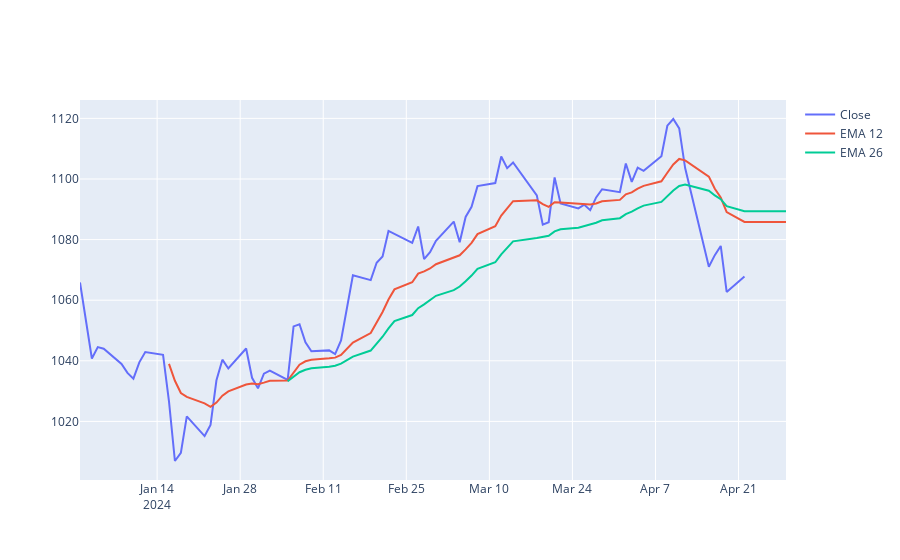

The cell this chart's notebook holds for it:
### Code cell
EMA_12 = pd.Series(df['Close'].ewm(span=12, min_periods=12).mean())
EMA_26 = pd.Series(df['Close'].ewm(span=26, min_periods=26).mean())

fig = make_subplots(rows=1, cols=1)
fig.add_trace(go.Scatter(x=df.index, y=df.Close, name='Close'))
fig.add_trace(go.Scatter(x=df.index, y=EMA_12, name='EMA 12'))
fig.add_trace(go.Scatter(x=df.index, y=EMA_26, name='EMA 26'))
fig.show()
